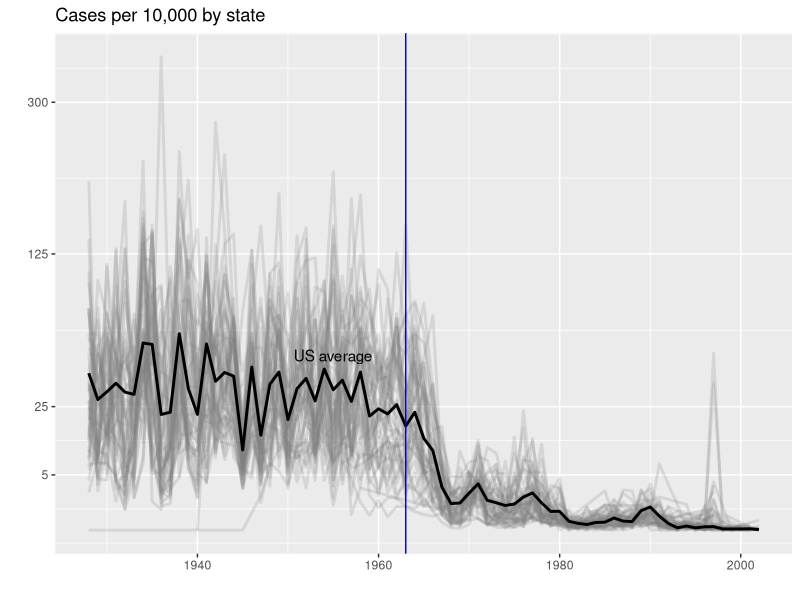

This figure's R source:
# import data and inspect
library(tidyverse)
library(dslabs)
data(us_contagious_diseases)
str(us_contagious_diseases)

# assign dat to the per 10,000 rate of measles, removing Alaska and Hawaii and adjusting for weeks reporting
the_disease <- "Measles"
dat <- us_contagious_diseases %>%
  filter( !state %in% c("Hawaii", "Alaska") & disease == the_disease ) %>%
  mutate( rate = count / population * 10000 * 52/weeks_reporting ) %>%
  mutate( state = reorder(state, rate) )

# compute US average measles rate by year
avg <- us_contagious_diseases %>%
  filter(disease == the_disease) %>% group_by(year) %>%
  summarize(us_rate = sum(count, na.rm = TRUE)/sum(population, na.rm = TRUE)*10000)

# make line plot of measles rate by year by state
dat %>%
  filter(!is.na(rate)) %>%
  ggplot() +
  geom_line(aes(year, rate, group = state), color = "grey50", 
            show.legend = FALSE, alpha = 0.2, size = 1) +
  geom_line(mapping = aes(year, us_rate), data = avg, size = 1, col = "black") +
  scale_y_continuous(trans = "sqrt", breaks = c(5, 25, 125, 300)) +
  ggtitle("Cases per 10,000 by state") +
  xlab("") +
  ylab("") +
  geom_text(data = data.frame(x = 1955, y = 50),
            mapping = aes(x, y, label = "US average"), color = "black") +
  geom_vline(xintercept = 1963, col = "blue")
